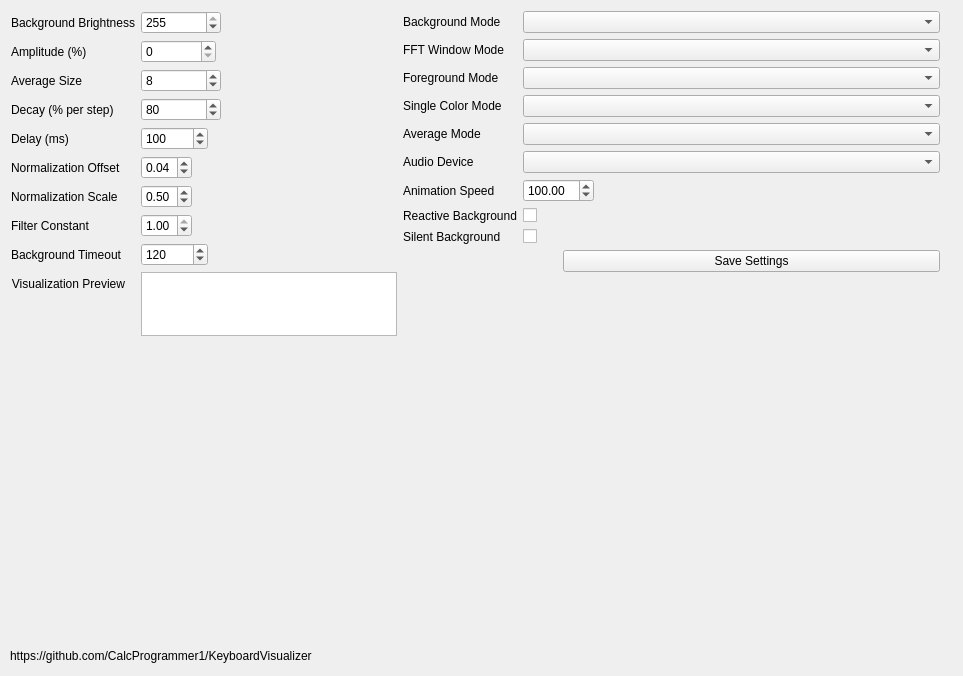
<?xml version="1.0" encoding="UTF-8"?>
<ui version="4.0">
 <class>KeyboardVisualizerDlg</class>
 <widget class="QMainWindow" name="KeyboardVisualizerDlg">
  <property name="geometry">
   <rect>
    <x>0</x>
    <y>0</y>
    <width>963</width>
    <height>676</height>
   </rect>
  </property>
  <property name="sizePolicy">
   <sizepolicy hsizetype="MinimumExpanding" vsizetype="Preferred">
    <horstretch>0</horstretch>
    <verstretch>0</verstretch>
   </sizepolicy>
  </property>
  <property name="windowTitle">
   <string>Keyboard Visualizer 3.04</string>
  </property>
  <widget class="QWidget" name="centralWidget">
   <widget class="QLabel" name="label_GitHub_URL">
    <property name="geometry">
     <rect>
      <x>10</x>
      <y>640</y>
      <width>596</width>
      <height>31</height>
     </rect>
    </property>
    <property name="text">
     <string>https://github.com/CalcProgrammer1/KeyboardVisualizer</string>
    </property>
    <property name="openExternalLinks">
     <bool>true</bool>
    </property>
   </widget>
   <widget class="QWidget" name="formLayoutWidget_3">
    <property name="geometry">
     <rect>
      <x>0</x>
      <y>0</y>
      <width>951</width>
      <height>606</height>
     </rect>
    </property>
    <layout class="QFormLayout" name="formLayout_3">
     <item row="0" column="0">
      <layout class="QFormLayout" name="formLayout">
       <item row="0" column="0">
        <widget class="QLabel" name="label_Background_Brightness">
         <property name="text">
          <string>Background Brightness</string>
         </property>
        </widget>
       </item>
       <item row="0" column="1">
        <widget class="QSpinBox" name="backgroundBrightness">
         <property name="maximumSize">
          <size>
           <width>80</width>
           <height>16777215</height>
          </size>
         </property>
         <property name="maximum">
          <number>255</number>
         </property>
         <property name="value">
          <number>255</number>
         </property>
        </widget>
       </item>
       <item row="1" column="0">
        <widget class="QLabel" name="label_Amplitude">
         <property name="text">
          <string>Amplitude (%)</string>
         </property>
        </widget>
       </item>
       <item row="1" column="1">
        <widget class="QSpinBox" name="amplitude">
         <property name="maximumSize">
          <size>
           <width>75</width>
           <height>16777215</height>
          </size>
         </property>
         <property name="maximum">
          <number>100</number>
         </property>
        </widget>
       </item>
       <item row="2" column="0">
        <widget class="QLabel" name="label_Average_Size">
         <property name="text">
          <string>Average Size</string>
         </property>
        </widget>
       </item>
       <item row="2" column="1">
        <widget class="QSpinBox" name="averageSize">
         <property name="maximumSize">
          <size>
           <width>80</width>
           <height>16777215</height>
          </size>
         </property>
         <property name="minimum">
          <number>1</number>
         </property>
         <property name="maximum">
          <number>255</number>
         </property>
         <property name="value">
          <number>8</number>
         </property>
        </widget>
       </item>
       <item row="3" column="0">
        <widget class="QLabel" name="label_Decay">
         <property name="text">
          <string>Decay (% per step)</string>
         </property>
        </widget>
       </item>
       <item row="3" column="1">
        <widget class="QSpinBox" name="decay">
         <property name="maximumSize">
          <size>
           <width>80</width>
           <height>16777215</height>
          </size>
         </property>
         <property name="maximum">
          <number>255</number>
         </property>
         <property name="value">
          <number>80</number>
         </property>
        </widget>
       </item>
       <item row="4" column="0">
        <widget class="QLabel" name="label_Delay">
         <property name="text">
          <string>Delay (ms)</string>
         </property>
        </widget>
       </item>
       <item row="5" column="0">
        <widget class="QLabel" name="label_Normalization_Offset">
         <property name="text">
          <string>Normalization Offset</string>
         </property>
        </widget>
       </item>
       <item row="5" column="1">
        <layout class="QHBoxLayout" name="horizontalLayout_2">
         <item>
          <widget class="QDoubleSpinBox" name="normalizationOffset">
           <property name="maximum">
            <double>1.000000000000000</double>
           </property>
           <property name="singleStep">
            <double>0.010000000000000</double>
           </property>
           <property name="value">
            <double>0.040000000000000</double>
           </property>
          </widget>
         </item>
         <item>
          <spacer name="horizontalSpacer">
           <property name="orientation">
            <enum>Qt::Horizontal</enum>
           </property>
           <property name="sizeHint" stdset="0">
            <size>
             <width>40</width>
             <height>20</height>
            </size>
           </property>
          </spacer>
         </item>
        </layout>
       </item>
       <item row="6" column="0">
        <widget class="QLabel" name="label_Normalization_Scale">
         <property name="text">
          <string>Normalization Scale</string>
         </property>
        </widget>
       </item>
       <item row="6" column="1">
        <layout class="QHBoxLayout" name="horizontalLayout_3">
         <item>
          <widget class="QDoubleSpinBox" name="normalizationScale">
           <property name="maximum">
            <double>1.000000000000000</double>
           </property>
           <property name="singleStep">
            <double>0.100000000000000</double>
           </property>
           <property name="value">
            <double>0.500000000000000</double>
           </property>
          </widget>
         </item>
         <item>
          <spacer name="horizontalSpacer_3">
           <property name="orientation">
            <enum>Qt::Horizontal</enum>
           </property>
           <property name="sizeHint" stdset="0">
            <size>
             <width>40</width>
             <height>20</height>
            </size>
           </property>
          </spacer>
         </item>
        </layout>
       </item>
       <item row="7" column="0">
        <widget class="QLabel" name="label_Filter_Constant">
         <property name="text">
          <string>Filter Constant</string>
         </property>
        </widget>
       </item>
       <item row="7" column="1">
        <layout class="QHBoxLayout" name="horizontalLayout_4">
         <item>
          <widget class="QDoubleSpinBox" name="filterConstant">
           <property name="maximum">
            <double>1.000000000000000</double>
           </property>
           <property name="singleStep">
            <double>0.010000000000000</double>
           </property>
           <property name="value">
            <double>1.000000000000000</double>
           </property>
          </widget>
         </item>
         <item>
          <spacer name="horizontalSpacer_4">
           <property name="orientation">
            <enum>Qt::Horizontal</enum>
           </property>
           <property name="sizeHint" stdset="0">
            <size>
             <width>40</width>
             <height>20</height>
            </size>
           </property>
          </spacer>
         </item>
        </layout>
       </item>
       <item row="8" column="0">
        <widget class="QLabel" name="label_Background_Timeout">
         <property name="text">
          <string>Background Timeout</string>
         </property>
        </widget>
       </item>
       <item row="9" column="0">
        <widget class="QLabel" name="label_Visualization_Preview">
         <property name="text">
          <string>Visualization Preview</string>
         </property>
         <property name="alignment">
          <set>Qt::AlignRight|Qt::AlignTrailing|Qt::AlignVCenter</set>
         </property>
        </widget>
       </item>
       <item row="9" column="1">
        <widget class="QGraphicsView" name="visualizationPreview">
         <property name="sizePolicy">
          <sizepolicy hsizetype="Fixed" vsizetype="Fixed">
           <horstretch>0</horstretch>
           <verstretch>0</verstretch>
          </sizepolicy>
         </property>
         <property name="minimumSize">
          <size>
           <width>256</width>
           <height>64</height>
          </size>
         </property>
         <property name="maximumSize">
          <size>
           <width>256</width>
           <height>64</height>
          </size>
         </property>
         <property name="verticalScrollBarPolicy">
          <enum>Qt::ScrollBarAlwaysOff</enum>
         </property>
         <property name="horizontalScrollBarPolicy">
          <enum>Qt::ScrollBarAlwaysOff</enum>
         </property>
         <property name="interactive">
          <bool>false</bool>
         </property>
        </widget>
       </item>
       <item row="8" column="1">
        <layout class="QHBoxLayout" name="horizontalLayout_5">
         <item>
          <widget class="QSpinBox" name="backgroundTimeout">
           <property name="maximum">
            <number>3600000</number>
           </property>
           <property name="singleStep">
            <number>10</number>
           </property>
           <property name="value">
            <number>120</number>
           </property>
          </widget>
         </item>
         <item>
          <spacer name="horizontalSpacer_5">
           <property name="orientation">
            <enum>Qt::Horizontal</enum>
           </property>
           <property name="sizeHint" stdset="0">
            <size>
             <width>40</width>
             <height>20</height>
            </size>
           </property>
          </spacer>
         </item>
        </layout>
       </item>
       <item row="4" column="1">
        <layout class="QHBoxLayout" name="horizontalLayout_7">
         <item>
          <widget class="QSpinBox" name="delay">
           <property name="maximum">
            <number>3600000</number>
           </property>
           <property name="singleStep">
            <number>100</number>
           </property>
           <property name="value">
            <number>100</number>
           </property>
          </widget>
         </item>
         <item>
          <spacer name="horizontalSpacer_7">
           <property name="orientation">
            <enum>Qt::Horizontal</enum>
           </property>
           <property name="sizeHint" stdset="0">
            <size>
             <width>40</width>
             <height>20</height>
            </size>
           </property>
          </spacer>
         </item>
        </layout>
       </item>
      </layout>
     </item>
     <item row="0" column="1">
      <layout class="QFormLayout" name="formLayout_2">
       <item row="0" column="0">
        <widget class="QLabel" name="label_Background_Mode">
         <property name="text">
          <string>Background Mode</string>
         </property>
        </widget>
       </item>
       <item row="0" column="1">
        <widget class="QComboBox" name="backgroundMode"/>
       </item>
       <item row="1" column="0">
        <widget class="QLabel" name="label_FFT_Window_Mode">
         <property name="text">
          <string>FFT Window Mode</string>
         </property>
        </widget>
       </item>
       <item row="1" column="1">
        <widget class="QComboBox" name="FFTWindowMode"/>
       </item>
       <item row="2" column="0">
        <widget class="QLabel" name="label_Foreground_Mode">
         <property name="text">
          <string>Foreground Mode</string>
         </property>
        </widget>
       </item>
       <item row="2" column="1">
        <widget class="QComboBox" name="foregroundMode"/>
       </item>
       <item row="3" column="0">
        <widget class="QLabel" name="label_Single_Color_Mode">
         <property name="text">
          <string>Single Color Mode</string>
         </property>
        </widget>
       </item>
       <item row="3" column="1">
        <widget class="QComboBox" name="singleColorMode"/>
       </item>
       <item row="4" column="0">
        <widget class="QLabel" name="label_Average_Mode">
         <property name="text">
          <string>Average Mode</string>
         </property>
        </widget>
       </item>
       <item row="4" column="1">
        <widget class="QComboBox" name="averageMode"/>
       </item>
       <item row="5" column="0">
        <widget class="QLabel" name="label_Audio_Device">
         <property name="text">
          <string>Audio Device</string>
         </property>
        </widget>
       </item>
       <item row="5" column="1">
        <widget class="QComboBox" name="audioDevice"/>
       </item>
       <item row="6" column="0">
        <widget class="QLabel" name="label_Animation_Speed">
         <property name="text">
          <string>Animation Speed</string>
         </property>
        </widget>
       </item>
       <item row="7" column="0">
        <widget class="QLabel" name="label_Reactive_Background">
         <property name="text">
          <string>Reactive Background</string>
         </property>
        </widget>
       </item>
       <item row="7" column="1">
        <widget class="QCheckBox" name="reactiveBackground">
         <property name="text">
          <string/>
         </property>
        </widget>
       </item>
       <item row="8" column="0">
        <widget class="QLabel" name="label_Silent_Background">
         <property name="text">
          <string>Silent Background</string>
         </property>
        </widget>
       </item>
       <item row="8" column="1">
        <widget class="QCheckBox" name="silentBackground">
         <property name="text">
          <string/>
         </property>
        </widget>
       </item>
       <item row="9" column="1">
        <layout class="QHBoxLayout" name="horizontalLayout">
         <item>
          <spacer name="horizontalSpacer_2">
           <property name="orientation">
            <enum>Qt::Horizontal</enum>
           </property>
           <property name="sizeType">
            <enum>QSizePolicy::Preferred</enum>
           </property>
           <property name="sizeHint" stdset="0">
            <size>
             <width>40</width>
             <height>20</height>
            </size>
           </property>
          </spacer>
         </item>
         <item>
          <widget class="QPushButton" name="pushButton_Save_Settings">
           <property name="text">
            <string>Save Settings</string>
           </property>
          </widget>
         </item>
        </layout>
       </item>
       <item row="6" column="1">
        <layout class="QHBoxLayout" name="horizontalLayout_6">
         <item>
          <widget class="QDoubleSpinBox" name="animationSpeed">
           <property name="maximum">
            <double>1000.000000000000000</double>
           </property>
           <property name="value">
            <double>100.000000000000000</double>
           </property>
          </widget>
         </item>
         <item>
          <spacer name="horizontalSpacer_6">
           <property name="orientation">
            <enum>Qt::Horizontal</enum>
           </property>
           <property name="sizeHint" stdset="0">
            <size>
             <width>40</width>
             <height>20</height>
            </size>
           </property>
          </spacer>
         </item>
        </layout>
       </item>
      </layout>
     </item>
    </layout>
   </widget>
   <zorder>formLayoutWidget_3</zorder>
   <zorder>label_GitHub_URL</zorder>
  </widget>
 </widget>
 <layoutdefault spacing="6" margin="11"/>
 <resources/>
 <connections/>
</ui>
